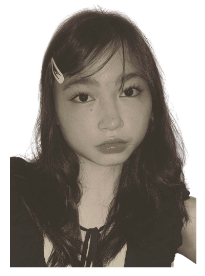
#> input picture assets/portrait/gaze-center.png, 205 x 276 px
$ python inspect_pupils.py
#> lines starting #> are read from the running program, lines starting #| are printed output that depends on the picture
from PIL import Image
import numpy as np

# Load gaze-center as baseline
center_img = Image.open('assets/portrait/gaze-center.png').convert('L')
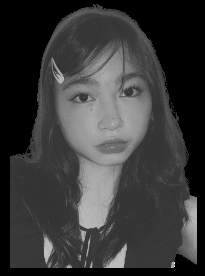
#> center_img: PIL image 205x276 L; min 0, max 255, mean 57.1
c_arr = np.array(center_img, dtype=float)

# In the 205x276 portrait, let's locate the two eye centers in gaze-center.png
# Viewer left eye: x in [70, 105], y in [105, 125]
# Viewer right eye: x in [118, 148], y in [105, 125]

files = [
    'gaze-center.png',
    'gaze-left.png',
    'gaze-right.png',
    'gaze-up.png',
    'gaze-down.png',
    'gaze-upper-left.png',
    'gaze-lower-left.png'
]

print("=== DETAILED PUPIL ANALYSIS ===")
for fname in files:
    im = Image.open('assets/portrait/' + fname).convert('L')
    arr = np.array(im, dtype=float)

    # Left eye:
    l_crop = arr[106:124, 72:102]
    # Right eye:
    r_crop = arr[106:124, 118:148]

    # Threshold for dark iris
    tl = np.percentile(l_crop, 12)
#> tl = 143
    tr = np.percentile(r_crop, 12)
#> tr = 132

    yl, xl = np.where(l_crop <= tl)
#> yl = 71 values from 0 to 17; xl = 71 values, max 29 at index 61, min 0 at index 0, mean 5.9
    yr, xr = np.where(r_crop <= tr)
#> yr = 66 values from 0 to 17; xr = 66 values, max 29 at index 2, min 2 at index 37, mean 26.85

    l_cx = np.mean(xl) + 72
#> l_cx = 77.9
    l_cy = np.mean(yl) + 106
#> l_cy = 112.7
    r_cx = np.mean(xr) + 118
#> r_cx = 144.8
    r_cy = np.mean(yr) + 106
#> r_cy = 115.7

    # Center of both pupils:
    pupil_x = (l_cx + r_cx) / 2.0
#> pupil_x = 111.4
    pupil_y = (l_cy + r_cy) / 2.0
#> pupil_y = 114.2

    print(f"{fname:20s} -> Pupil Midpoint: x={pupil_x:.2f}, y={pupil_y:.2f}")
#| gaze-center.png      -> Pupil Midpoint: x=111.37, y=114.20
#> pass 2 of the loop `for fname in files:`:
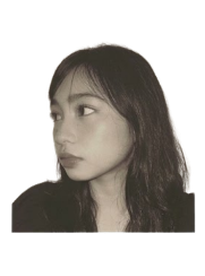
#> input picture assets/portrait/gaze-left.png, 205 x 276 px
#> `im = Image.open('assets/portrait/' + fname).convert('L')`:
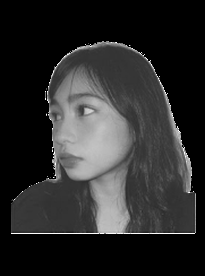
#> im: PIL image 205x276 L; min 0, max 255, mean 43
#> tl = 101
#> tr = 56
#> yl = 66 values from 0 to 9; xl = 66 values, max 22 at index 34, min 5 at index 20, mean 9.36
#> yr = 83 values from 1 to 17; xr = 83 values, max 26 at index 5, min 8 at index 35, mean 15.37
#> l_cx = 81.36
#> l_cy = 109.7
#> r_cx = 133.4
#> r_cy = 116.2
#> pupil_x = 107.4
#> pupil_y = 112.9
#| gaze-left.png        -> Pupil Midpoint: x=107.37, y=112.93
#> pass 3 of the loop `for fname in files:`:
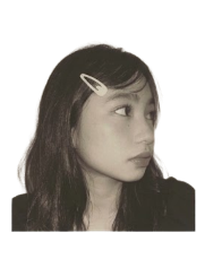
#> input picture assets/portrait/gaze-right.png, 205 x 276 px
#> `im = Image.open('assets/portrait/' + fname).convert('L')`:
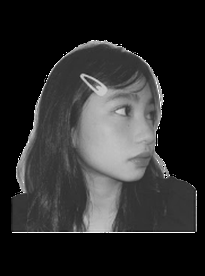
#> im: PIL image 205x276 L; min 0, max 255, mean 44.5
#> tl = 54
#> tr = 101
#> yl = 68 values from 0 to 17; xl = 68 values, max 5 at index 14, min 0 at index 2, mean 1.53
#> yr = 70 values from 0 to 12; xr = 70 values, max 29 at index 45, min 0 at index 20, mean 10.84
#> l_cx = 73.53
#> l_cy = 114.4
#> r_cx = 128.8
#> r_cy = 110.1
#> pupil_x = 101.2
#> pupil_y = 112.2
#| gaze-right.png       -> Pupil Midpoint: x=101.19, y=112.23
#> (the run stopped early here; a loop or call above may not have finished)
